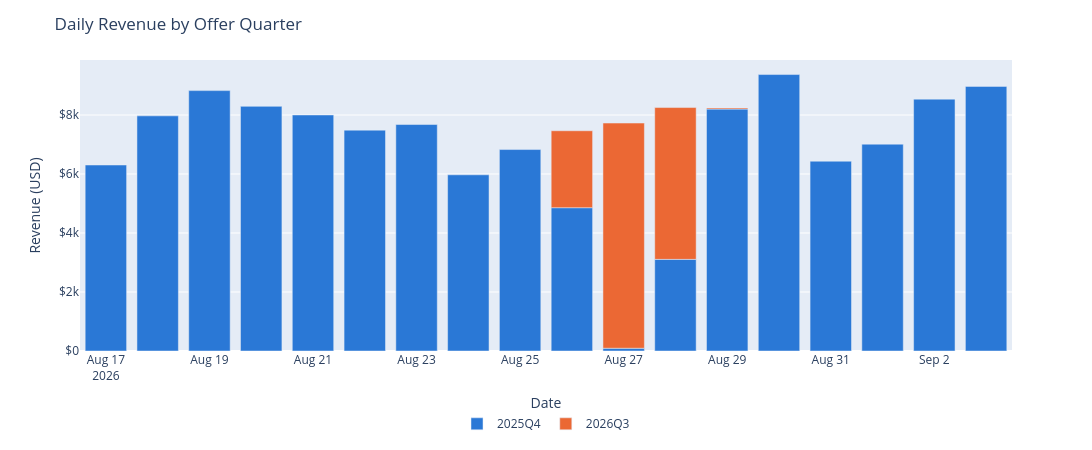
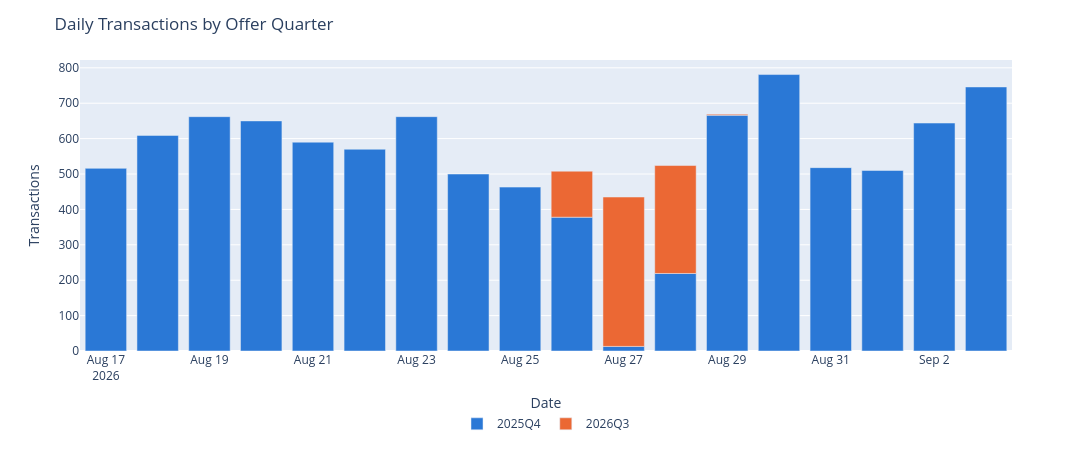
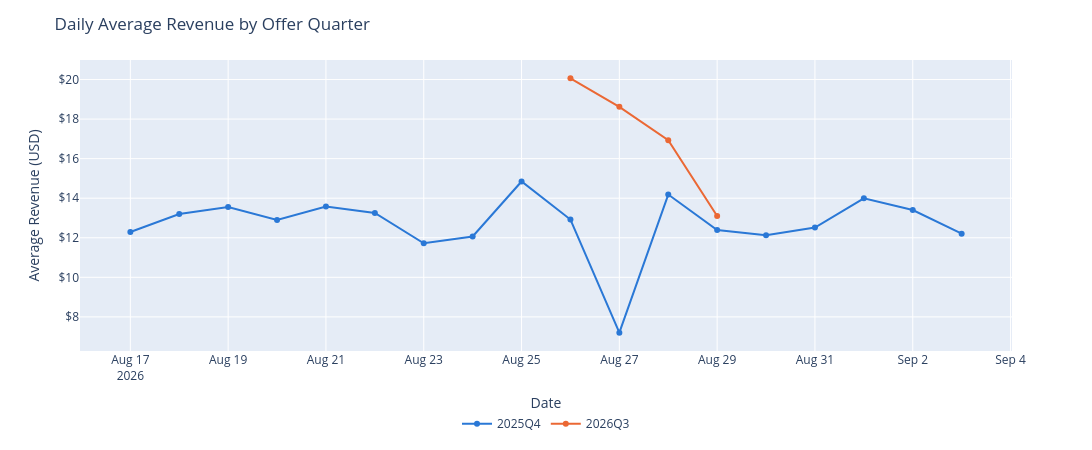

Here is the notebook cell these charts were saved with, in order:
### Markdown cell above
In the daily revenue and transactions we see the first time of underperformance in the number of transactions, being the lowest one on this period for daily offers

### Code cell
daily_by_quarter = data.groupby(['dt', 'offer_quarter'], as_index=False).agg(
    usd_revenue=('usd_revenue', 'sum'),
    n_trans=('n_trans', 'sum'),
    avg_usd_revenue=('usd_revenue', 'mean'),
    avg_price_point_usd=('price_point_usd', 'mean')
).sort_values('dt')

quarter_colors = {'2025Q4': '#2a78d6', '2026Q3': '#eb6834'}

# Daily revenue per transaction by day and quarter

fig = px.bar(
    daily_by_quarter, x='dt', y='usd_revenue', color='offer_quarter',
    color_discrete_map=quarter_colors,
    custom_data=['n_trans'],
)
fig.update_traces(
    #mode='lines+markers',
    hovertemplate='Date: %{x|%Y-%m-%d}<br>Revenue: $%{y:,.0f}<br>Transactions: %{customdata[0]:,.0f}<extra></extra>',
)
fig.update_layout(
    title='Daily Revenue by Offer Quarter',
    xaxis=dict(title='Date'),
    yaxis=dict(title='Revenue (USD)', tickprefix='$'),
    height=450, width=1100,
    legend=dict(orientation='h', yanchor='bottom', y=-0.3, xanchor='center', x=0.5, title=None),
)
fig.show()

# Daily transactions by day and quarter

fig = px.bar(
    daily_by_quarter, 
    x='dt', 
    y='n_trans', 
    color='offer_quarter',
    color_discrete_map=quarter_colors,
    custom_data=['n_trans'],
)
fig.update_traces(
    #mode='lines+markers',
    hovertemplate='Date: %{x|%Y-%m-%d}<br>Transactions: %{y:,.0f}<br>Transactions: %{customdata[0]:,.0f}<extra></extra>',
)
fig.update_layout(
    title='Daily Transactions by Offer Quarter',
    xaxis=dict(title='Date'),
    yaxis=dict(title='Transactions'),
    height=450, width=1100,
    legend=dict(orientation='h', yanchor='bottom', y=-0.3, xanchor='center', x=0.5, title=None),
)
fig.show()

# Average revenue per transaction by day and quarter

fig = px.line(
    daily_by_quarter, x='dt', y='avg_usd_revenue', color='offer_quarter',
    color_discrete_map=quarter_colors,
    custom_data=['n_trans'],
)
fig.update_traces(
    mode='lines+markers',
    hovertemplate='Date: %{x|%Y-%m-%d}<br>Average Revenue: $%{y:,.2f}<br>Transactions: %{customdata[0]:,.0f}<extra></extra>',
)
fig.update_layout(
    title='Daily Average Revenue by Offer Quarter',
    xaxis=dict(title='Date'),
    yaxis=dict(title='Average Revenue (USD)', tickprefix='$'),
    height=450, width=1100,
    legend=dict(orientation='h', yanchor='bottom', y=-0.3, xanchor='center', x=0.5, title=None),
)
fig.show()



# Average price_point  by day and quarter

fig = px.line(
    daily_by_quarter, x='dt', y='avg_price_point_usd', color='offer_quarter',
    color_discrete_map=quarter_colors,
    custom_data=['n_trans'],
)
fig.update_traces(
    mode='lines+markers',
    hovertemplate='Date: %{x|%Y-%m-%d}<br>Average Price Point: $%{y:,.2f}<br>Transactions: %{customdata[0]:,.0f}<extra></extra>',
)
fig.update_layout(
    title='Daily Average Price Point by Offer Quarter',
    xaxis=dict(title='Date'),
    yaxis=dict(title='Average Price Point (USD)', tickprefix='$'),
    height=450, width=1100,
    legend=dict(orientation='h', yanchor='bottom', y=-0.3, xanchor='center', x=0.5, title=None),
)
fig.show()

### Figure 1 — Plotly figure (JSON) as saved in the notebook; plotly's stock layout.template omitted (floating-point values rounded to 4 significant figures)
{"data": [{"customdata": [[516], [609], [662], [650], [590], [570], [662], [500], [463], [378], [13], [219], [666], [781], [518], [510], [644], [746]], "hovertemplate": "Date: %{x|%Y-%m-%d}<br>Revenue: $%{y:,.0f}<br>Transactions: %{customdata[0]:,.0f}<extra></extra>", "legendgroup": "2025Q4", "marker": {"color": "#2a78d6", "pattern": {"shape": ""}}, "name": "2025Q4", "orientation": "v", "showlegend": true, "textposition": "auto", "type": "bar", "x": ["2026-08-17", "2026-08-18", "2026-08-19", "2026-08-20", "2026-08-21", "2026-08-22", "2026-08-23", "2026-08-24", "2026-08-25", "2026-08-26", "2026-08-27", "2026-08-28", "2026-08-29", "2026-08-30", "2026-08-31", "2026-09-01", "2026-09-02", "2026-09-03"], "xaxis": "x", "y": [6305.0, 7971.0, 8827.0, 8294.0, 8001.0, 7488.0, 7678.0, 5973.0, 6829.0, 4858.0, 93.6, 3106.0, 8203.0, 9372.0, 6434.0, 7012.0, 8538.0, 8971.0], "yaxis": "y"}, {"customdata": [[130], [422], [305], [3]], "hovertemplate": "Date: %{x|%Y-%m-%d}<br>Revenue: $%{y:,.0f}<br>Transactions: %{customdata[0]:,.0f}<extra></extra>", "legendgroup": "2026Q3", "marker": {"color": "#eb6834", "pattern": {"shape": ""}}, "name": "2026Q3", "orientation": "v", "showlegend": true, "textposition": "auto", "type": "bar", "x": ["2026-08-26", "2026-08-27", "2026-08-28", "2026-08-29"], "xaxis": "x", "y": [2608.0, 7634.0, 5147.0, 39.29], "yaxis": "y"}], "layout": {"barmode": "relative", "height": 450, "legend": {"orientation": "h", "title": {}, "tracegroupgap": 0, "x": 0.5, "xanchor": "center", "y": -0.3, "yanchor": "bottom"}, "margin": {"t": 60}, "title": {"text": "Daily Revenue by Offer Quarter"}, "width": 1100, "xaxis": {"anchor": "y", "domain": [0, 1], "title": {"text": "Date"}}, "yaxis": {"anchor": "x", "domain": [0, 1], "tickprefix": "$", "title": {"text": "Revenue (USD)"}}}}

### Figure 2 — Plotly figure (JSON) as saved in the notebook; plotly's stock layout.template omitted (floating-point values rounded to 4 significant figures)
{"data": [{"customdata": [[516], [609], [662], [650], [590], [570], [662], [500], [463], [378], [13], [219], [666], [781], [518], [510], [644], [746]], "hovertemplate": "Date: %{x|%Y-%m-%d}<br>Transactions: %{y:,.0f}<br>Transactions: %{customdata[0]:,.0f}<extra></extra>", "legendgroup": "2025Q4", "marker": {"color": "#2a78d6", "pattern": {"shape": ""}}, "name": "2025Q4", "orientation": "v", "showlegend": true, "textposition": "auto", "type": "bar", "x": ["2026-08-17", "2026-08-18", "2026-08-19", "2026-08-20", "2026-08-21", "2026-08-22", "2026-08-23", "2026-08-24", "2026-08-25", "2026-08-26", "2026-08-27", "2026-08-28", "2026-08-29", "2026-08-30", "2026-08-31", "2026-09-01", "2026-09-02", "2026-09-03"], "xaxis": "x", "y": [516, 609, 662, 650, 590, 570, 662, 500, 463, 378, 13, 219, 666, 781, 518, 510, 644, 746], "yaxis": "y"}, {"customdata": [[130], [422], [305], [3]], "hovertemplate": "Date: %{x|%Y-%m-%d}<br>Transactions: %{y:,.0f}<br>Transactions: %{customdata[0]:,.0f}<extra></extra>", "legendgroup": "2026Q3", "marker": {"color": "#eb6834", "pattern": {"shape": ""}}, "name": "2026Q3", "orientation": "v", "showlegend": true, "textposition": "auto", "type": "bar", "x": ["2026-08-26", "2026-08-27", "2026-08-28", "2026-08-29"], "xaxis": "x", "y": [130, 422, 305, 3], "yaxis": "y"}], "layout": {"barmode": "relative", "height": 450, "legend": {"orientation": "h", "title": {}, "tracegroupgap": 0, "x": 0.5, "xanchor": "center", "y": -0.3, "yanchor": "bottom"}, "margin": {"t": 60}, "title": {"text": "Daily Transactions by Offer Quarter"}, "width": 1100, "xaxis": {"anchor": "y", "domain": [0, 1], "title": {"text": "Date"}}, "yaxis": {"anchor": "x", "domain": [0, 1], "title": {"text": "Transactions"}}}}

### Figure 3 — Plotly figure (JSON) as saved in the notebook; plotly's stock layout.template omitted (floating-point values rounded to 4 significant figures)
{"data": [{"customdata": [[516], [609], [662], [650], [590], [570], [662], [500], [463], [378], [13], [219], [666], [781], [518], [510], [644], [746]], "hovertemplate": "Date: %{x|%Y-%m-%d}<br>Average Revenue: $%{y:,.2f}<br>Transactions: %{customdata[0]:,.0f}<extra></extra>", "legendgroup": "2025Q4", "line": {"color": "#2a78d6", "dash": "solid"}, "marker": {"symbol": "circle"}, "mode": "lines+markers", "name": "2025Q4", "orientation": "v", "showlegend": true, "type": "scatter", "x": ["2026-08-17", "2026-08-18", "2026-08-19", "2026-08-20", "2026-08-21", "2026-08-22", "2026-08-23", "2026-08-24", "2026-08-25", "2026-08-26", "2026-08-27", "2026-08-28", "2026-08-29", "2026-08-30", "2026-08-31", "2026-09-01", "2026-09-02", "2026-09-03"], "xaxis": "x", "y": [12.29, 13.2, 13.56, 12.9, 13.58, 13.25, 11.72, 12.07, 14.85, 12.92, 7.2, 14.18, 12.39, 12.12, 12.52, 14.0, 13.4, 12.21], "yaxis": "y"}, {"customdata": [[130], [422], [305], [3]], "hovertemplate": "Date: %{x|%Y-%m-%d}<br>Average Revenue: $%{y:,.2f}<br>Transactions: %{customdata[0]:,.0f}<extra></extra>", "legendgroup": "2026Q3", "line": {"color": "#eb6834", "dash": "solid"}, "marker": {"symbol": "circle"}, "mode": "lines+markers", "name": "2026Q3", "orientation": "v", "showlegend": true, "type": "scatter", "x": ["2026-08-26", "2026-08-27", "2026-08-28", "2026-08-29"], "xaxis": "x", "y": [20.06, 18.62, 16.93, 13.1], "yaxis": "y"}], "layout": {"height": 450, "legend": {"orientation": "h", "title": {}, "tracegroupgap": 0, "x": 0.5, "xanchor": "center", "y": -0.3, "yanchor": "bottom"}, "margin": {"t": 60}, "title": {"text": "Daily Average Revenue by Offer Quarter"}, "width": 1100, "xaxis": {"anchor": "y", "domain": [0, 1], "title": {"text": "Date"}}, "yaxis": {"anchor": "x", "domain": [0, 1], "tickprefix": "$", "title": {"text": "Average Revenue (USD)"}}}}
